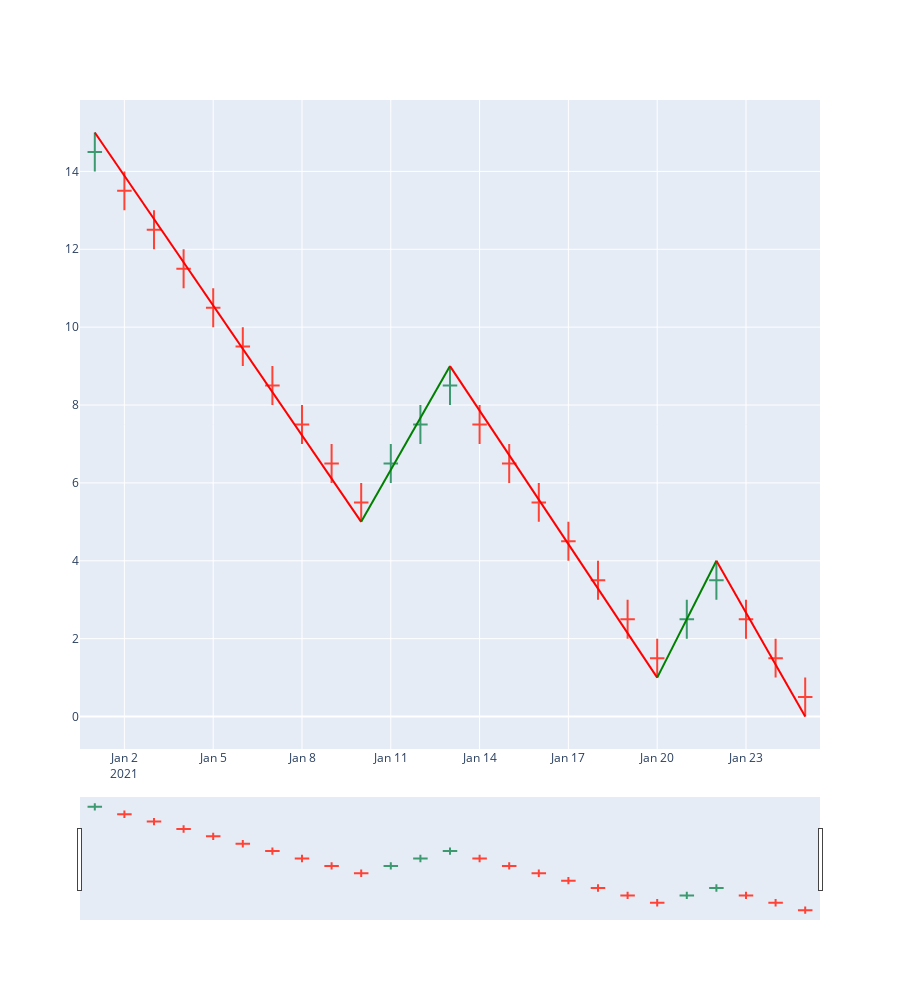

Here is the notebook cell this chart was saved with:
### Code cell
chrt = candle_chart(df_sh)
for idx in range(5):
    wv:wave = waves[0].get_wave(idx+1)
    chrt.add_wave(wv.start.timestamp, wv.start.price, wv.end.timestamp,wv.end.price)
chrt.show()

### Figure 1 — Plotly figure (JSON) as saved in the notebook; plotly's stock layout.template omitted (floating-point values rounded to 4 significant figures)
{"data": [{"close": [14.5, 13.5, 12.5, 11.5, 10.5, 9.5, 8.5, 7.5, 6.5, 5.5, 6.5, 7.5, 8.5, 7.5, 6.5, 5.5, 4.5, 3.5, 2.5, 1.5, 2.5, 3.5, 2.5, 1.5, 0.5], "high": [15, 14, 13, 12, 11, 10, 9, 8, 7, 6, 7, 8, 9, 8, 7, 6, 5, 4, 3, 2, 3, 4, 3, 2, 1], "low": [14, 13, 12, 11, 10, 9, 8, 7, 6, 5, 6, 7, 8, 7, 6, 5, 4, 3, 2, 1, 2, 3, 2, 1, 0], "open": [14.5, 13.5, 12.5, 11.5, 10.5, 9.5, 8.5, 7.5, 6.5, 5.5, 6.5, 7.5, 8.5, 7.5, 6.5, 5.5, 4.5, 3.5, 2.5, 1.5, 2.5, 3.5, 2.5, 1.5, 0.5], "type": "candlestick", "x": ["2021-01-01T00:00:00", "2021-01-02T00:00:00", "2021-01-03T00:00:00", "2021-01-04T00:00:00", "2021-01-05T00:00:00", "2021-01-06T00:00:00", "2021-01-07T00:00:00", "2021-01-08T00:00:00", "2021-01-09T00:00:00", "2021-01-10T00:00:00", "2021-01-11T00:00:00", "2021-01-12T00:00:00", "2021-01-13T00:00:00", "2021-01-14T00:00:00", "2021-01-15T00:00:00", "2021-01-16T00:00:00", "2021-01-17T00:00:00", "2021-01-18T00:00:00", "2021-01-19T00:00:00", "2021-01-20T00:00:00", "2021-01-21T00:00:00", "2021-01-22T00:00:00", "2021-01-23T00:00:00", "2021-01-24T00:00:00", "2021-01-25T00:00:00"]}], "layout": {"height": 1000, "shapes": [{"line": {"color": "Red", "dash": "solid", "width": 2}, "type": "line", "x0": "2021-01-01T00:00:00", "x1": "2021-01-10T00:00:00", "y0": 15, "y1": 5}, {"line": {"color": "Green", "dash": "solid", "width": 2}, "type": "line", "x0": "2021-01-10T00:00:00", "x1": "2021-01-13T00:00:00", "y0": 5, "y1": 9}, {"line": {"color": "Red", "dash": "solid", "width": 2}, "type": "line", "x0": "2021-01-13T00:00:00", "x1": "2021-01-20T00:00:00", "y0": 9, "y1": 1}, {"line": {"color": "Green", "dash": "solid", "width": 2}, "type": "line", "x0": "2021-01-20T00:00:00", "x1": "2021-01-22T00:00:00", "y0": 1, "y1": 4}, {"line": {"color": "Red", "dash": "solid", "width": 2}, "type": "line", "x0": "2021-01-22T00:00:00", "x1": "2021-01-25T00:00:00", "y0": 4, "y1": 0}], "yaxis": {"fixedrange": false}}}
